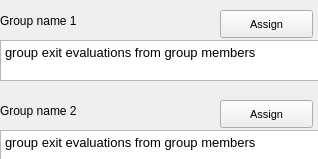
      <widget class="QWidget" name="scrollAreaWidgetContents_3">
       <property name="geometry">
        <rect>
         <x>0</x>
         <y>0</y>
         <width>318</width>
         <height>159</height>
        </rect>
       </property>
       <widget class="QTextBrowser" name="textBrowser_13">
        <property name="geometry">
         <rect>
          <x>0</x>
          <y>40</y>
          <width>321</width>
          <height>41</height>
         </rect>
        </property>
        <property name="frameShape">
         <enum>QFrame::StyledPanel</enum>
        </property>
        <property name="frameShadow">
         <enum>QFrame::Sunken</enum>
        </property>
        <property name="html">
         <string>&lt;!DOCTYPE HTML PUBLIC &quot;-//W3C//DTD HTML 4.0//EN&quot; &quot;http://www.w3.org/TR/REC-html40/strict.dtd&quot;&gt;
&lt;html&gt;&lt;head&gt;&lt;meta name=&quot;qrichtext&quot; content=&quot;1&quot; /&gt;&lt;style type=&quot;text/css&quot;&gt;
p, li { white-space: pre-wrap; }
&lt;/style&gt;&lt;/head&gt;&lt;body style=&quot; font-family:'MS Shell Dlg 2'; font-size:10pt; font-weight:400; font-style:normal;&quot;&gt;
&lt;p style=&quot; margin-top:0px; margin-bottom:0px; margin-left:0px; margin-right:0px; -qt-block-indent:0; text-indent:0px;&quot;&gt;group exit evaluations from group members&lt;/p&gt;&lt;/body&gt;&lt;/html&gt;</string>
        </property>
       </widget>
       <widget class="QTextBrowser" name="textBrowser_14">
        <property name="geometry">
         <rect>
          <x>0</x>
          <y>130</y>
          <width>321</width>
          <height>41</height>
         </rect>
        </property>
        <property name="frameShape">
         <enum>QFrame::StyledPanel</enum>
        </property>
        <property name="frameShadow">
         <enum>QFrame::Sunken</enum>
        </property>
        <property name="html">
         <string>&lt;!DOCTYPE HTML PUBLIC &quot;-//W3C//DTD HTML 4.0//EN&quot; &quot;http://www.w3.org/TR/REC-html40/strict.dtd&quot;&gt;
&lt;html&gt;&lt;head&gt;&lt;meta name=&quot;qrichtext&quot; content=&quot;1&quot; /&gt;&lt;style type=&quot;text/css&quot;&gt;
p, li { white-space: pre-wrap; }
&lt;/style&gt;&lt;/head&gt;&lt;body style=&quot; font-family:'MS Shell Dlg 2'; font-size:10pt; font-weight:400; font-style:normal;&quot;&gt;
&lt;p style=&quot; margin-top:0px; margin-bottom:0px; margin-left:0px; margin-right:0px; -qt-block-indent:0; text-indent:0px;&quot;&gt;group exit evaluations from group members&lt;/p&gt;&lt;/body&gt;&lt;/html&gt;</string>
        </property>
       </widget>
       <widget class="QTextBrowser" name="textBrowser_15">
        <property name="geometry">
         <rect>
          <x>0</x>
          <y>250</y>
          <width>321</width>
          <height>41</height>
         </rect>
        </property>
        <property name="frameShape">
         <enum>QFrame::StyledPanel</enum>
        </property>
        <property name="frameShadow">
         <enum>QFrame::Sunken</enum>
        </property>
        <property name="html">
         <string>&lt;!DOCTYPE HTML PUBLIC &quot;-//W3C//DTD HTML 4.0//EN&quot; &quot;http://www.w3.org/TR/REC-html40/strict.dtd&quot;&gt;
&lt;html&gt;&lt;head&gt;&lt;meta name=&quot;qrichtext&quot; content=&quot;1&quot; /&gt;&lt;style type=&quot;text/css&quot;&gt;
p, li { white-space: pre-wrap; }
&lt;/style&gt;&lt;/head&gt;&lt;body style=&quot; font-family:'MS Shell Dlg 2'; font-size:10pt; font-weight:400; font-style:normal;&quot;&gt;
&lt;p style=&quot; margin-top:0px; margin-bottom:0px; margin-left:0px; margin-right:0px; -qt-block-indent:0; text-indent:0px;&quot;&gt;referral name and referral email&lt;/p&gt;&lt;/body&gt;&lt;/html&gt;</string>
        </property>
       </widget>
       <widget class="QCheckBox" name="checkBox_14">
        <property name="geometry">
         <rect>
          <x>0</x>
          <y>230</y>
          <width>301</width>
          <height>20</height>
         </rect>
        </property>
        <property name="text">
         <string>Account C: applicant name</string>
        </property>
       </widget>
       <widget class="QLabel" name="label_23">
        <property name="geometry">
         <rect>
          <x>0</x>
          <y>10</y>
          <width>181</width>
          <height>21</height>
         </rect>
        </property>
        <property name="text">
         <string>Group name 1</string>
        </property>
       </widget>
       <widget class="QLabel" name="label_24">
        <property name="geometry">
         <rect>
          <x>0</x>
          <y>100</y>
          <width>181</width>
          <height>21</height>
         </rect>
        </property>
        <property name="text">
         <string>Group name 2</string>
        </property>
       </widget>
       <widget class="QPushButton" name="pushButton_22">
        <property name="geometry">
         <rect>
          <x>220</x>
          <y>10</y>
          <width>93</width>
          <height>28</height>
         </rect>
        </property>
        <property name="font">
         <font>
          <pointsize>8</pointsize>
         </font>
        </property>
        <property name="text">
         <string>Assign</string>
        </property>
        <property name="autoDefault">
         <bool>true</bool>
        </property>
        <property name="default">
         <bool>false</bool>
        </property>
       </widget>
       <widget class="QPushButton" name="pushButton_23">
        <property name="geometry">
         <rect>
          <x>220</x>
          <y>100</y>
          <width>93</width>
          <height>28</height>
         </rect>
        </property>
        <property name="font">
         <font>
          <pointsize>8</pointsize>
         </font>
        </property>
        <property name="text">
         <string>Assign</string>
        </property>
        <property name="autoDefault">
         <bool>true</bool>
        </property>
        <property name="default">
         <bool>false</bool>
        </property>
       </widget>
      </widget>
